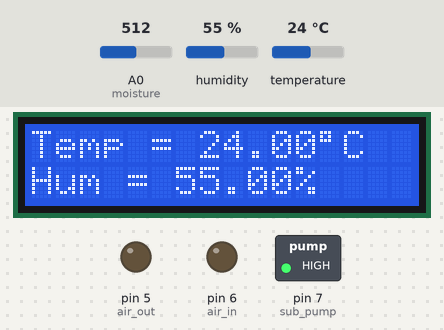
Bench run of a sketch on a simulated Arduino Uno, built with avr-gcc and run on an emulated ATmega328P. Shown: 16×2 character LCD, switched loads named in the sketch (green lamp = pin HIGH), output pins drawn as LEDs (lit = HIGH). Inputs (shaded band) come from the test bench; at power-on: temperature 24 °C, A0 (moisture) = 512, humidity 55 %. No radio packets arrive unless stated; what the sketch prints to the serial monitor is not drawn.

Above: at 9.7 s.
9.8 s: temperature set to 28 °C
At 14.2 s:
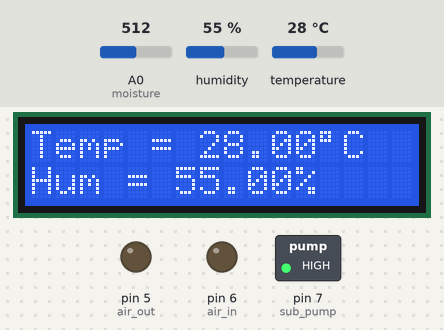
15.1 s: temperature set to 31 °C
At 18.8 s:
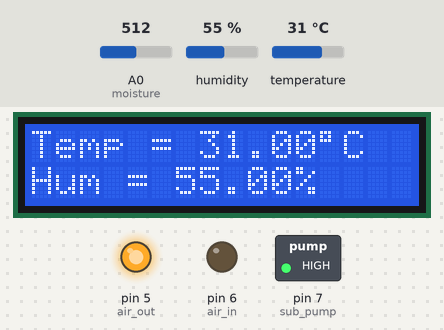
At 28.9 s:
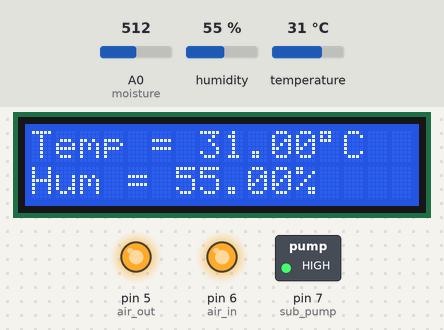
Timing chart, 0 to 30.4 s (numbered marks = the images above; inputs shaded):
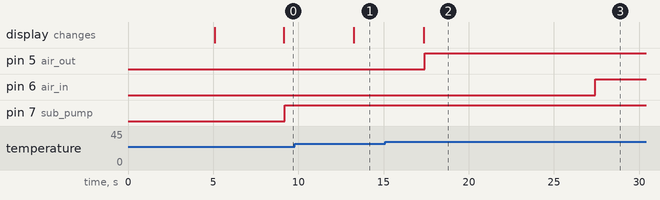

The sketch:

UG_IoT.ino
```cpp
  #include "DHT.h"
  #include <LiquidCrystal_I2C.h>
  #include <RH_ASK.h>
  #include <SPI.h>

  const int en =2, rw = 1, rs = 0, d4 = 4, d5 = 5,  d6 = 6,  d7 = 7, bl = 3;
  const int i2c_addr = 0x3F;
  LiquidCrystal_I2C lcd(i2c_addr, en, rw, rs, d4, d5, d6, d7, bl, POSITIVE);

float hum;    // Stores humidity value in percent
float temp;
  #define DHTPIN 8
  #define DHTTYPE DHT11
  int moisture = A0;
  int sub_pump = 7;
  int air_in = 6;
  int air_out = 5;
  //transmitter 12

String str_humid;
String str_temp;
String str_out;
RH_ASK rf_driver;

  DHT dht(DHTPIN, DHTTYPE);
  void setup() {
  rf_driver.init();
  dht.begin();
  lcd.begin(16,2);
  pinMode(8,INPUT_PULLUP);
  pinMode(sub_pump,OUTPUT);
  pinMode(air_in,OUTPUT);
  pinMode(air_out,OUTPUT);
  pinMode(moisture,INPUT_PULLUP);
  Serial.begin(9600);

  lcd.setCursor(0,0);
  lcd.print("TECH LEADS GHANA");
  delay(5000);
  lcd.clear();

}

void loop() {
  delay(2000);
  moisture=analogRead(A0);
  //int readData = DHT.read11(datapin);
   temp= dht.readTemperature();
   hum = dht.readHumidity();
  Serial.print("Temperature = ");
  Serial.print(str_temp);
  Serial.print(" *C ");
  Serial.print("\t Humidity = ");
  Serial.print(str_humid);
  Serial.print(" %");
  Serial.print("\t Moisture = ");
  Serial.println(moisture);
  delay(2000);

  lcd.setCursor(0,0);
  lcd.print("Temp = ");
  lcd.print(temp);
  lcd.print((char)223);
  lcd.print("C ");
  lcd.setCursor(0,1);
  lcd.print("Hum = ");
  lcd.print(hum);
  lcd.print("% ");


   str_humid = String(hum);
   str_temp = String(temp);


    str_out = str_humid + "," + str_temp;
    static char *msg = str_out.c_str();

    rf_driver.send((uint8_t *)msg, strlen(msg));
    rf_driver.waitPacketSent();


      //Moisture
  if (moisture >= 300){
    digitalWrite(sub_pump, HIGH);
    }
  else{
    digitalWrite(sub_pump,LOW);
  }

  // Fan
  if (temp >= 30){
    digitalWrite(air_out,HIGH);
    delay(10000);
    digitalWrite(air_in,HIGH);
    delay(10000);
  }
  else{
    digitalWrite(air_out,LOW);
    digitalWrite(air_in,LOW);
  }
}
```

Measured:
- the behaviour switches between 29 and 30 °C on temperature (found by bisection; images 1 and 2)
- after the input at 9.8 s, the display: changes after 3.4 s (image 1)
- after the input at 15.1 s, pin 5 (air_out): LOW → HIGH after 2.3 s; pin 6 (air_in): LOW → HIGH after 12.3 s; the display: changes after 2.3 s (image 2)
